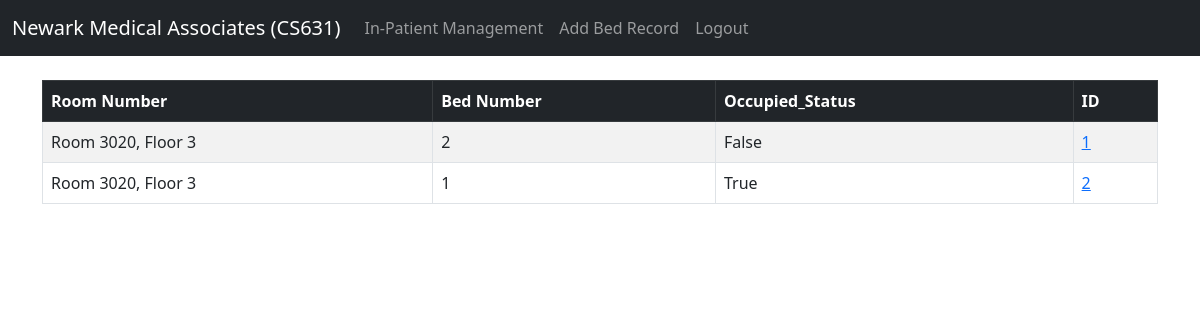
The app's page /in_patient_management/bed_table/ (signed in), older data.
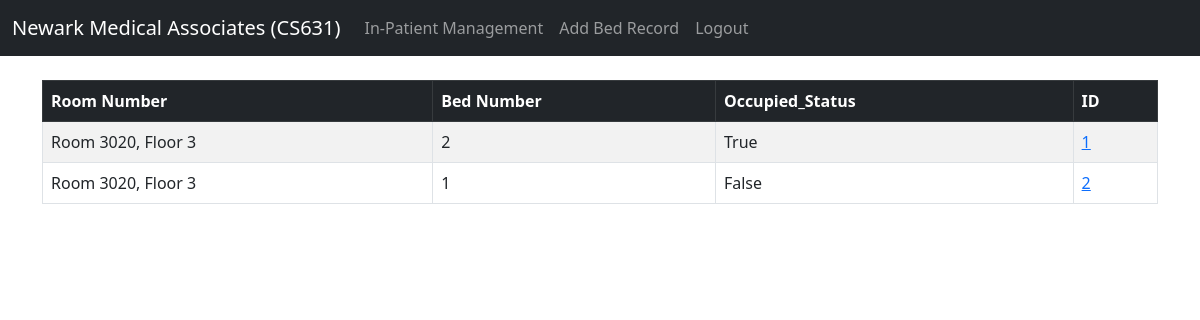
The same page, newer data.
### website/models.py (models this page shows, shortened)
class Bed(models.Model):
    room = models.ForeignKey(Room, on_delete=models.CASCADE)
    bed_number = models.PositiveIntegerField()
    is_occupied = models.BooleanField(default=False)
    class Meta:
        unique_together = ('room', 'bed_number')

class Room(models.Model):
    room_number = models.CharField(max_length=10, unique=True)
    floor = models.PositiveIntegerField()
    wing = models.CharField(max_length=10)
    description = models.TextField(blank=True, null=True)
    def __str__(self):
        return f"Room {self.room_number}, Floor {self.floor}"

### website/views.py (the view)
# urls.py: path('in_patient_management/bed_table/', views.see_bed_table, name='bed_table'),
def see_bed_table(request):
    if request.user.is_authenticated:
        beds = Bed.objects.all()
        return render(request, 'in_patient_managements/bed_table.html', {'beds': beds})
    else:
        messages.success(request, "This action requires the user to be logged in.")
        return redirect('home')

### website/templates/in_patient_managements/bed_table.html
{% extends 'base.html' %}
{% block content %}
{% if user.is_authenticated %}
<table class="table table-striped table-hover table-bordered">
  <thead class="table-dark">
    <tr>
      <th scope="col">Room Number</th>
      <th scope="col">Bed Number</th>
      <th scope="col">Occupied_Status</th>
      <th scope="col">ID</th>
    </tr>
  </thead>
  <tbody>
{% if beds %}
	{% for bed in beds %}
		<tr>
			<td>{{ bed.room}}</td>
            <td>{{ bed.bed_number }}</td>
            <td>{{ bed.is_occupied }}</td>
			<td><a href="{% url 'bed' bed.id %}">{{ bed.id }}</a></td>
		</tr>
	{% endfor %}
	  </tbody>
	</table>
  {% endif %}
{% endif %}
{% endblock %}

Row changes from the older to the newer data that the page shows:
changed Bed id 1: is_occupied "False" → "True"
changed Bed id 2: is_occupied "True" → "False"
